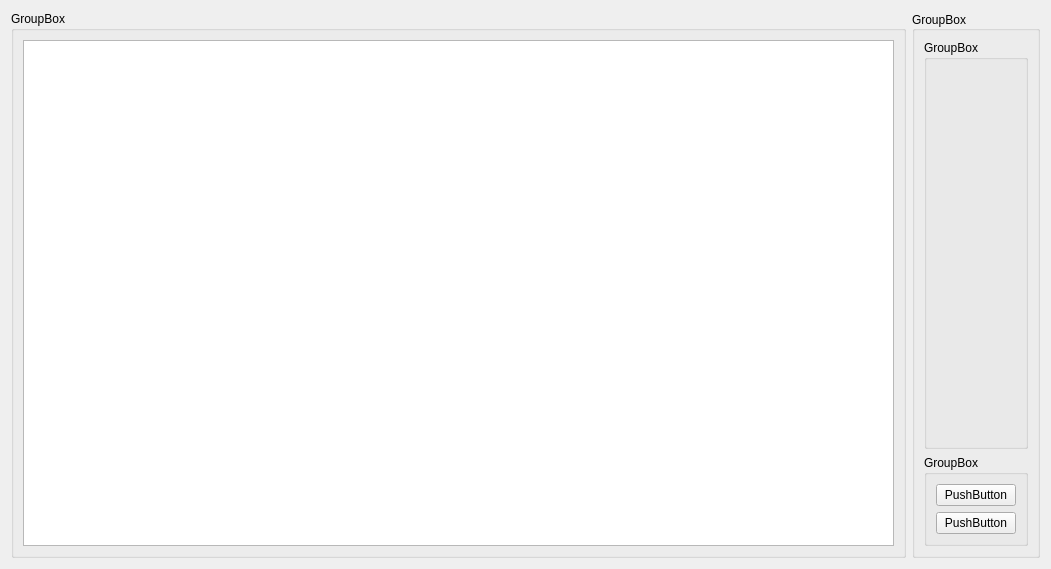
<?xml version="1.0" encoding="UTF-8"?>
<ui version="4.0">
 <class>Form</class>
 <widget class="QWidget" name="Form">
  <property name="geometry">
   <rect>
    <x>0</x>
    <y>0</y>
    <width>1051</width>
    <height>569</height>
   </rect>
  </property>
  <property name="windowTitle">
   <string>Form</string>
  </property>
  <layout class="QHBoxLayout" name="horizontalLayout">
   <item>
    <widget class="QGroupBox" name="groupBox">
     <property name="sizePolicy">
      <sizepolicy hsizetype="Minimum" vsizetype="Preferred">
       <horstretch>0</horstretch>
       <verstretch>0</verstretch>
      </sizepolicy>
     </property>
     <property name="title">
      <string>GroupBox</string>
     </property>
     <layout class="QVBoxLayout" name="verticalLayout_3">
      <item>
       <widget class="QTableWidget" name="tableWidget"/>
      </item>
     </layout>
    </widget>
   </item>
   <item>
    <widget class="QGroupBox" name="groupBox_2">
     <property name="sizePolicy">
      <sizepolicy hsizetype="Maximum" vsizetype="Minimum">
       <horstretch>0</horstretch>
       <verstretch>0</verstretch>
      </sizepolicy>
     </property>
     <property name="layoutDirection">
      <enum>Qt::LeftToRight</enum>
     </property>
     <property name="title">
      <string>GroupBox</string>
     </property>
     <property name="alignment">
      <set>Qt::AlignJustify|Qt::AlignVCenter</set>
     </property>
     <layout class="QVBoxLayout" name="verticalLayout_2">
      <item>
       <widget class="QGroupBox" name="groupBox_4">
        <property name="sizePolicy">
         <sizepolicy hsizetype="Minimum" vsizetype="Minimum">
          <horstretch>0</horstretch>
          <verstretch>0</verstretch>
         </sizepolicy>
        </property>
        <property name="title">
         <string>GroupBox</string>
        </property>
        <property name="alignment">
         <set>Qt::AlignJustify|Qt::AlignTop</set>
        </property>
        <property name="flat">
         <bool>true</bool>
        </property>
       </widget>
      </item>
      <item>
       <widget class="QGroupBox" name="groupBox_3">
        <property name="sizePolicy">
         <sizepolicy hsizetype="Maximum" vsizetype="Maximum">
          <horstretch>0</horstretch>
          <verstretch>0</verstretch>
         </sizepolicy>
        </property>
        <property name="title">
         <string>GroupBox</string>
        </property>
        <layout class="QVBoxLayout" name="verticalLayout">
         <item>
          <widget class="QPushButton" name="pushButton">
           <property name="text">
            <string>PushButton</string>
           </property>
          </widget>
         </item>
         <item>
          <widget class="QPushButton" name="pushButton_2">
           <property name="text">
            <string>PushButton</string>
           </property>
          </widget>
         </item>
        </layout>
       </widget>
      </item>
     </layout>
    </widget>
   </item>
  </layout>
 </widget>
 <resources/>
 <connections/>
</ui>
